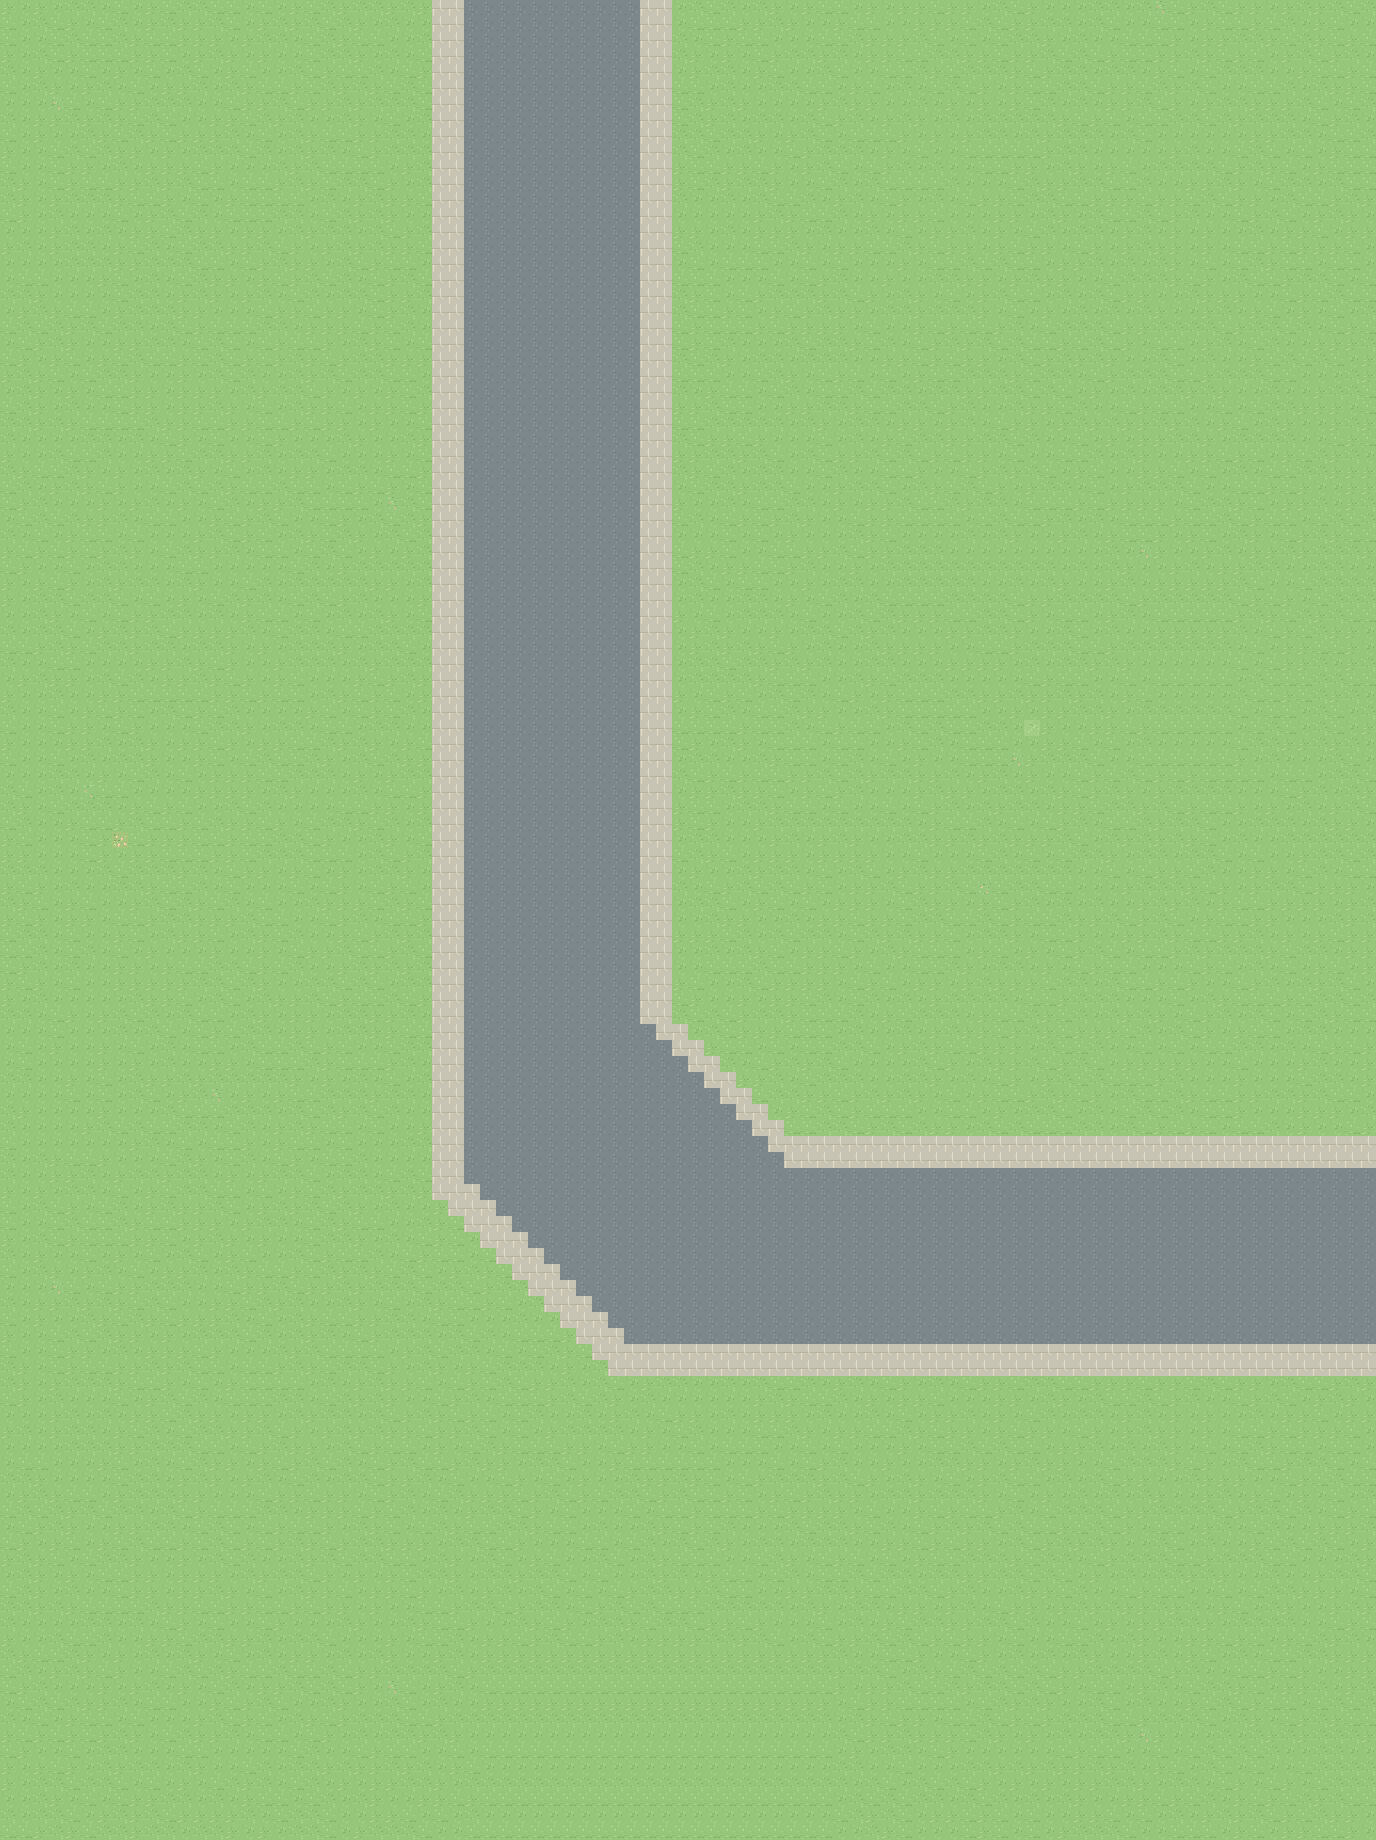

Rendered tile map (Tiled .tmx) drawn with the repository's tilesets; below, a short description and the map source with its tile grids summarised:
An orthogonal 86x115 tile map with 16x16 px tiles, 4 tile layers (Ground, Landscape, Roads, BuildingPads), 2 tilesets and 3 objects (player_start, exit_north, exit_east).

<map version="1.10" tiledversion="1.12.2" orientation="orthogonal" renderorder="right-down" width="86" height="115" tilewidth="16" tileheight="16" infinite="0" backgroundcolor="#95c679" nextlayerid="7" nextobjectid="4">
 <tileset firstgid="1" name="swu_terrain_16" tilewidth="16" tileheight="16" tilecount="320" columns="16">
  <image source="../assets/ground_tiles_16.png" width="256" height="320" />
 </tileset>
 <tileset firstgid="321" source="../assets/stone_stairs_seamless_16.tsx" />
 <layer id="1" name="Ground" width="86" height="115">
  <data>[9890 cells, 9846 non-empty, 4 distinct tile ids]</data>
 </layer>
 <layer id="2" name="Landscape" width="86" height="115">
  <data>[9890 cells, 152 non-empty, 6 distinct tile ids]</data>
 </layer>
 <layer id="3" name="Roads" width="86" height="115">
  <data>[9890 cells, 1912 non-empty, 2 distinct tile ids]</data>
 </layer>
 <layer id="4" name="BuildingPads" width="86" height="115">
  <data>[9890 cells, 1 non-empty, 1 distinct tile ids]</data>
 </layer>
 <objectgroup id="5" name="Spawn" visible="0">
  <object id="1" name="player_start" x="688" y="920" />
 </objectgroup>
 <objectgroup id="6" name="Portals" visible="0">
  <object id="2" name="exit_north" x="0" y="0" width="1376" height="16">
   <properties>
    <property name="target_scene" value="10" />
   </properties>
  </object>
  <object id="3" name="exit_east" x="1360" y="0" width="16" height="1840">
   <properties>
    <property name="target_scene" value="00" />
   </properties>
  </object>
 </objectgroup>
</map>
